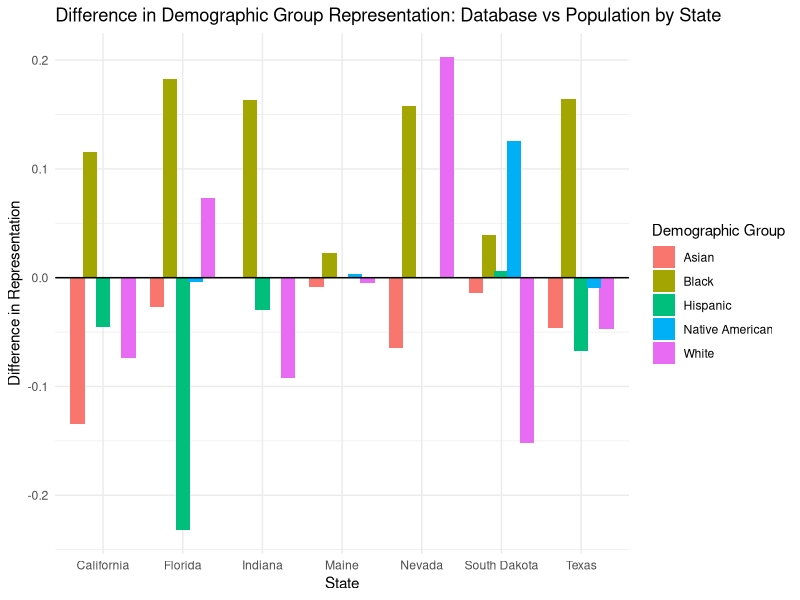
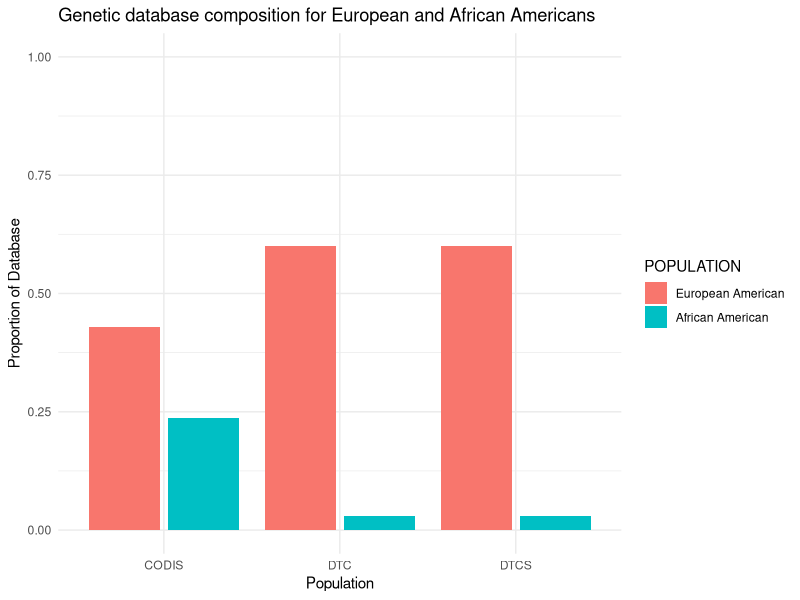

The R script that drew these images, in order:
## ---- chunk 1
# Load required packages
library(tidyverse)
library(patchwork)

knitr::opts_knit$set(root.dir = "..")
knitr::opts_chunk$set(eval = TRUE, echo = FALSE, fig.width = 7, fig.height = 6)

## ---- chunk 2
library(tidyverse)

# Load the dataset
data <- read_csv("data/df_state-breakdown.csv")
data_total <- read_csv("data/df_state_total.csv")
## ---- chunk 3
# Convert the 'Value' column to numeric
data <- data %>%
  mutate(Value = as.numeric(str_remove(Value, "%")) / 100)

# Separate the data into database and population datasets
database_data <- data %>% filter(Context == "Database")
population_data <- data %>% filter(Context == "Population")

# Merge the two datasets
merged_data <- database_data %>%
  inner_join(population_data, by = c("State", "Demographic Group")) %>%
  rename(Value_Database = Value.x, Value_Population = Value.y) %>%
  mutate(Difference = Value_Database - Value_Population)

## ---- chunk 4
# Plotting the differences
ggplot(merged_data, aes(x = State, y = Difference, fill = `Demographic Group`)) +
  geom_bar(stat = "identity", position = position_dodge(width = 0.8)) +
  theme_minimal() +
  labs(title = "Difference in Demographic Group Representation: Database vs Population by State",
       x = "State", y = "Difference in Representation") +
  geom_hline(yintercept = 0, linetype = 1)

## ---- chunk 5
# Creating the summary table
state_group_summary <- merged_data %>%
  group_by(State, `Demographic Group`) %>%
  summarize(Difference = mean(Difference)) %>%
  ungroup()

state_group_summary
## ---- chunk 6
# CONFIGURE CONSTANTS

# Total US Population 1990: source?
US_POP_1990 = 2.5e8

# European American Population 1990: source?
EA_POP_1990 = 199686070
  
# African American Population 1990: source?
AA_POP_1990 = 29986060

# calculate proportion of us population each group
US_PROP_AA = AA_POP_1990 / US_POP_1990
US_PROP_EA = EA_POP_1990 / US_POP_1990

# CODIS SIZE 
CODIS_SIZE = 2.10e7

# DTC SIZE 
ANCESTRY_SIZE = 2.3e7
TWTY_THREE_ME_SIZE = 1.4e7
MY_HERATIGE_SIZE = 7e6
FTDNA = 1.8e6
GEDMATCH = 1.8e6

# calculate total DTC SIZE
DTC_SIZE = ANCESTRY_SIZE + TWTY_THREE_ME_SIZE + MY_HERATIGE_SIZE + FTDNA + GEDMATCH

# calculate searchable DTC size (FTDNA + GEDMATCH)
DTC_SEARCH = FTDNA + GEDMATCH

# Proportion AA in CODIS
PROP_AA_CODIS = 0.236

# Proportion EA in CODIS
PROP_EA_CODIS = 0.429

### TODO: UPDATE THESE WITH CORRECT VALUES
PROP_AA_DTC = 0.03 # TODO: need this value
PROP_EA_DTC = 0.60 # TODO: need this value

### TODO: UPDATE THESE NUMBERS WITH CORRECT VALUES
PROP_AA_DTC_S = 0.03
PROP_EA_DTC_S = 0.60
## ---- chunk 7

# OPTION 1 

# plot relative composition of the database types

PROPS <- c(PROP_EA_CODIS, PROP_EA_DTC, PROP_AA_CODIS, PROP_AA_DTC, PROP_AA_DTC_S, PROP_EA_DTC_S)
DATABASE <- c("CODIS", "DTC", "CODIS", "DTC", "DTCS", "DTCS")
POPULATION <- c("European American", "European American", "African American", "African American", "African American", "European American")

data = tibble(PROPS, DATABASE, POPULATION)
# Reorder the levels of POPULATION
data$POPULATION <- factor(data$POPULATION, levels = c("European American", "African American"))

ggplot(data, aes(y=PROPS, fill=POPULATION)) + 
  geom_col(aes(x=DATABASE, group=POPULATION), position = position_dodge2()) + 
  labs(title = "Genetic database composition for European and African Americans",
         x = "Population",
         y = "Proportion of Database",
         color = "Database") +
    theme_minimal() + 
    scale_y_continuous(limits = c(0, 1))

